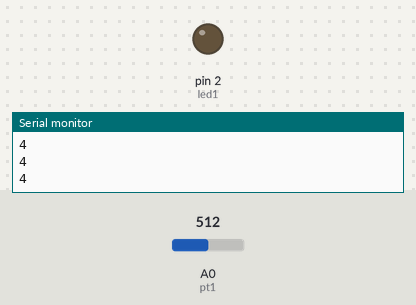
The sketch below on a simulated Arduino Uno, built with avr-gcc and run on an emulated ATmega328P. Parts: output pins drawn as LEDs (lit = HIGH), the last lines printed to the serial monitor. The test bench sets the inputs (shaded band); at power-on: A0 (pt1) = 512.

Above: at 1.2 s.
1.3 s: A0 (pt1) set to 622
2.8 s: A0 (pt1) set to 648
At 3.2 s:
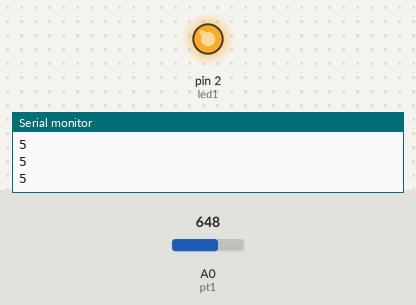
4.3 s: A0 (pt1) set to 1006
5.8 s: A0 (pt1) set to 1023
At 6.5 s:
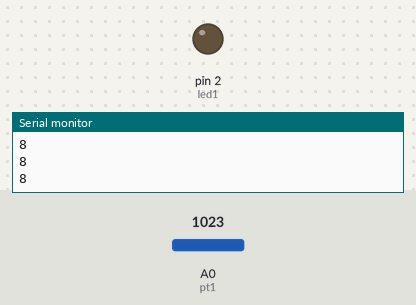
7.3 s: A0 (pt1) set to 900
At 8.7 s:
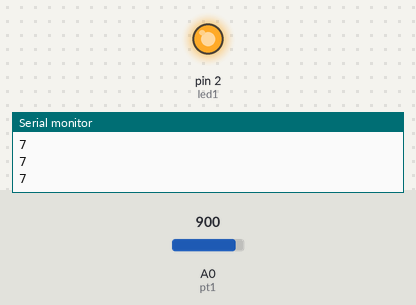
Timing chart, 0 to 9.8 s (numbered marks = the images above; inputs shaded):
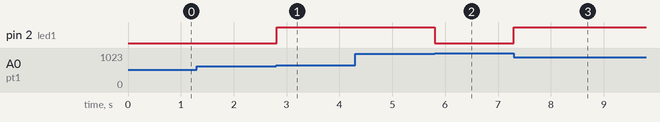

Measured:
- the behaviour switches between 639 and 640 on A0 (pt1) (found by bisection; images 0 and 1)
- the behaviour switches between 1022 and 1023 on A0 (pt1) (found by bisection; images 1 and 2)
- after the input at 2.8 s, pin 2 (led1): LOW → HIGH at once
- after the input at 5.8 s, pin 2 (led1): HIGH → LOW at once
- after the input at 7.3 s, pin 2 (led1): LOW → HIGH at once

The sketch:

Practica_Multiplexor.ino
```cpp
int led1 = 2;
int pt1 = A0;

void setup() {
  pinMode(led1, OUTPUT);
  Serial.begin(9600);
}


int val1;
void loop() {

  val1 = analogRead(pt1);
  val1 = map(val1, 0, 1023, 0, 8);

  Serial.println(val1);
  if (val1 == 2) {
    digitalWrite(led1, HIGH);
  }
  else if (val1 > 2 and (val1%2) == 1 and val1 < 9) {
    digitalWrite(led1, HIGH);
  } else {
    digitalWrite(led1, LOW);
  }

  delay(10);
}
```
